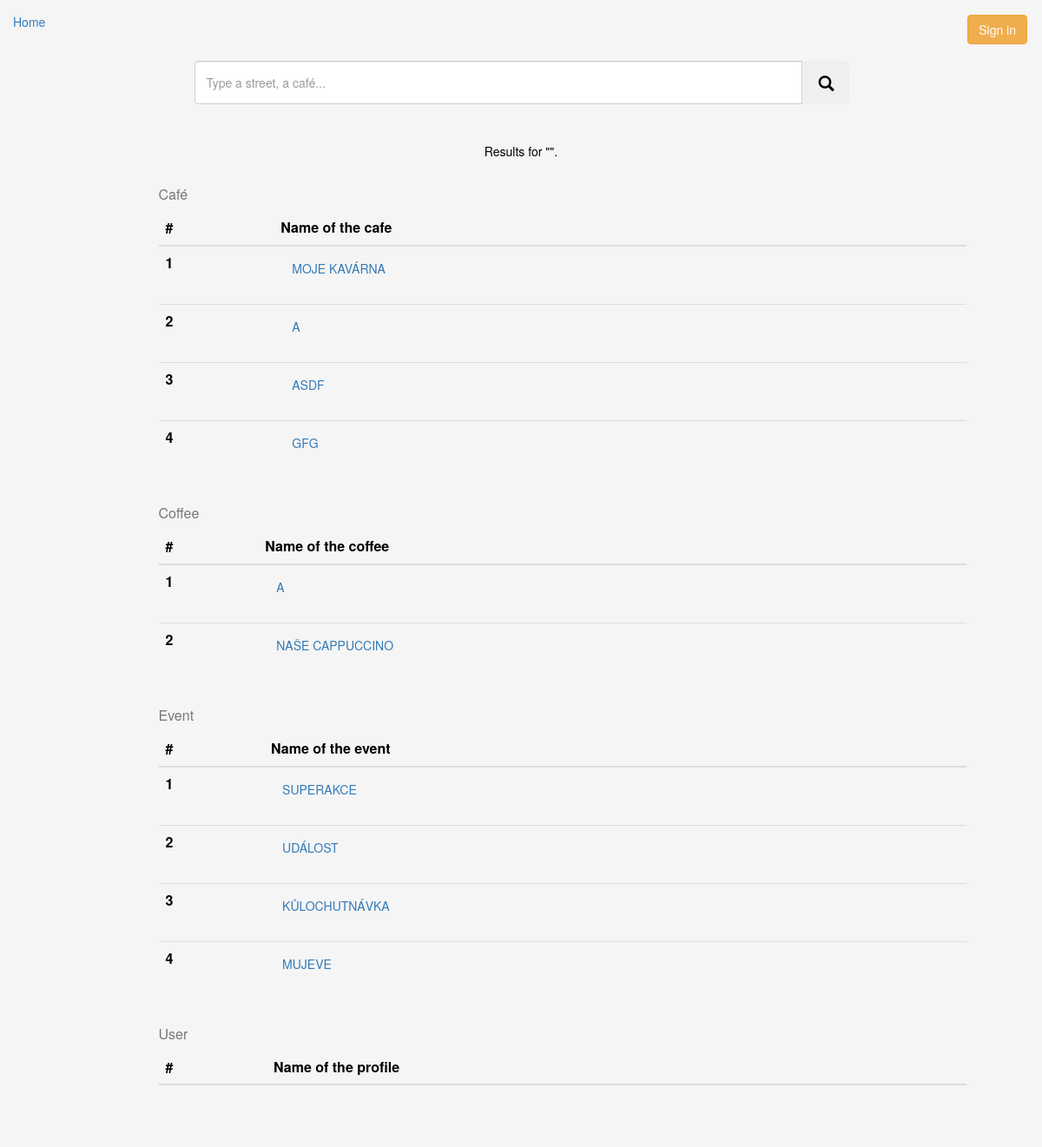
/search/, run on an earlier commit of the app's database.
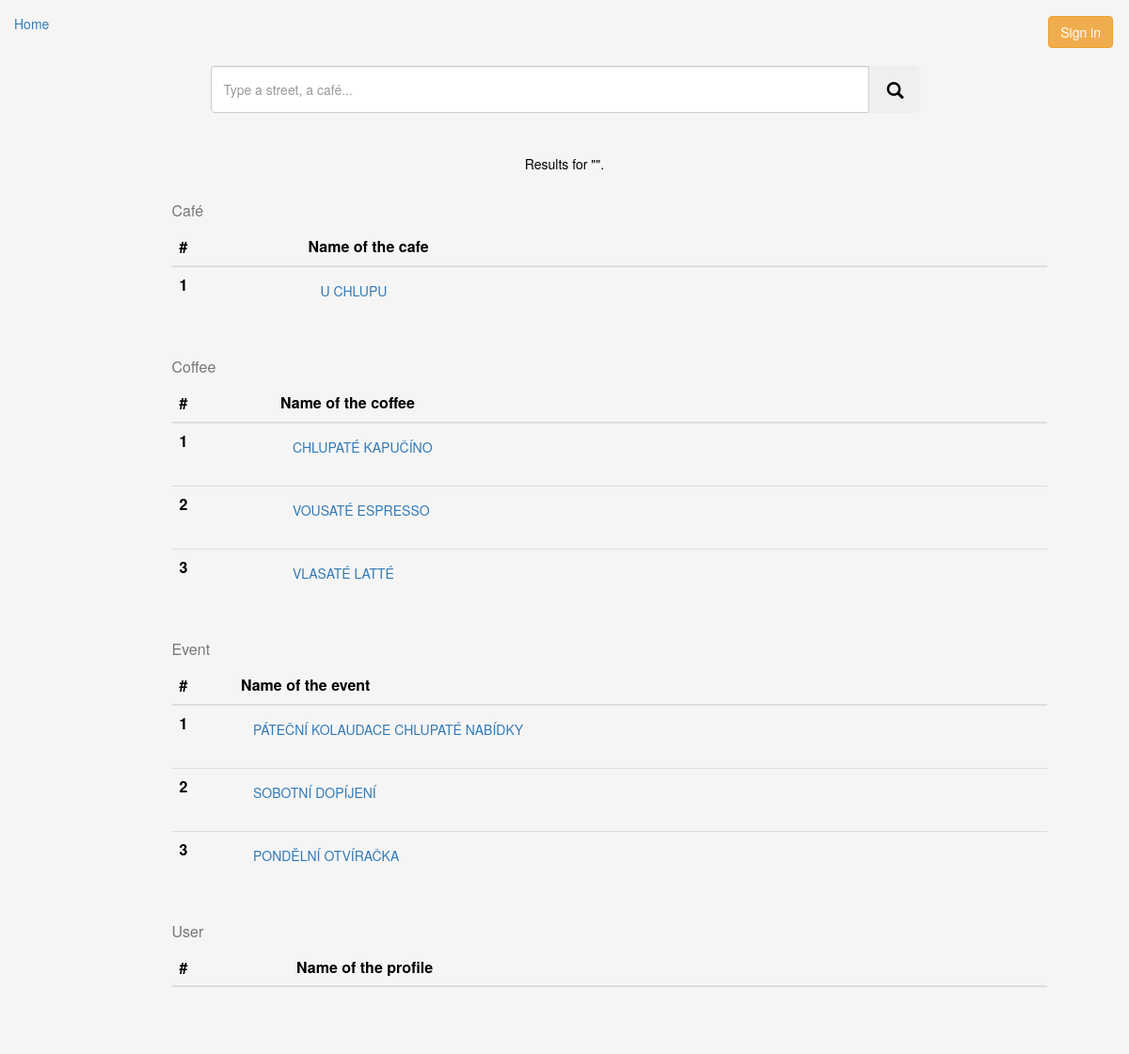
And on a later commit of the database.
### kavarna/models.py (models this page shows, shortened)
class Cafe(models.Model):
    name = models.CharField(max_length=64)
    street = models.CharField(max_length=64, blank=True, default='')
    housenumber = models.PositiveIntegerField(blank=True, default=0) # needs to be changed
    city = models.CharField(max_length=64, blank=True, default='')
    psc = models.CharField(max_length=64, blank=True, default='')
    opensAt = models.CharField(max_length=64, blank=True, default='')
    closesAt = models.CharField(max_length=64, blank=True, default='')
    capacity = models.PositiveSmallIntegerField(blank=True, default=0)
    description = models.TextField(blank=True, default='')
    owner = models.ForeignKey(User, on_delete=models.CASCADE)
    offers_coffee = models.ManyToManyField(Coffee)

class Coffee(models.Model):
    name = models.CharField(max_length=64)
    place_of_origin = models.CharField(max_length=64, blank=True)
    quality = models.CharField(max_length=64, blank=True)
    taste_description = models.TextField(blank=True)
    preparation = models.ForeignKey(CoffeePreparation, blank=True, null=True, on_delete=models.SET_NULL)
    beans = models.ManyToManyField(CoffeeBean, through="CoffeeContainsBeans")

class Event(models.Model):
    name = models.CharField(max_length=64)
    price = models.IntegerField()
    capacity = models.IntegerField()
    participants = models.ManyToManyField(User)
    coffee_list = models.ManyToManyField(Coffee)
    place = models.ForeignKey(Cafe, on_delete=models.CASCADE)

### kavarna/views.py (the view)
# urls.py: path('search/', views.search, name='search'),
def search(request):
    d = generateDict(request)
    if 'message' in d:
        return errLogout(request, d)
    if d['key'] == '':
        d['caferesults'] = models.Cafe.objects.all()
    else:
        d['caferesults'] = models.Cafe.objects.filter(name__iexact=d['key']).values()
    if d['key'] == '':
        d['coffeeresults'] = models.Coffee.objects.all()
    else:
        d['coffeeresults'] = models.Coffee.objects.filter(name__iexact=d['key']).values()
    if d['key'] == '':
        d['eventresults'] = models.Event.objects.all()
    else:
        d['eventresults'] = models.Event.objects.filter(name__iexact=d['key']).values()
    d['cafes'] = models.Cafe.objects.all()
    d['coffees'] = models.Coffee.objects.all()
    d['events'] = models.Event.objects.all()
    return render(request, "search.html", d)

### kavarna/core.py (called while the page is built)
def generateDict(request):
    try:
        email = request.COOKIES['user']
        if User.objects.get(email=email) != None:
            d = {'loggeduser'    : User.objects.get(email=email),
                 'loggeddrinker' : models.Drinker.getData(email) }
        else:
            d = {'message'   : 'Unknown user'}
    except:
        d = {}
    d['key'] = request.GET.get('key', '')
    return d

### kavarna/templates/search.html
{% extends "page.html" %}
{% block content %}
<div class="row text-center" style="padding-bottom: 20px">
    Results for "{{key}}".
</div>
<div class="row">
    <div class="col-lg-1 text-right">
    </div>
    <div class="col-lg-10 searchlist" style="margin-left: 40px" id="results">
        {% include 'snippets/searchresult.html' with list=caferesults resultgroupid="caferesults" blockheader="Café" targetaction="cafe" %}
        {% include 'snippets/searchresult.html' with list=coffeeresults resultgroupid="coffeeresults" blockheader="Coffee" targetaction="coffee" %}
        {% include 'snippets/searchresult.html' with list=eventresults resultgroupid="eventresults" blockheader="Event" targetaction="event" %}
        {% include 'snippets/searchresult.html' with list=userresults resultgroupid="userresults" blockheader="User"  targetaction="profile" %}
    </div>
    <div class="col-lg-1"></div>
</div>
{% endblock %}

### kavarna/templates/snippets/searchresult.html (shortened to what this page needs)
<table class="table table-sm">
    <caption>{{blockheader}}</caption>
    <thead class="thead-dark">
        <tr>
            <th scope="col">#</th>
            <th scope="col">Name of the {{targetaction}}</th>
        </tr>
    </thead>
    {% for item in list %}
    <tr>
        <th>{{forloop.counter}}</th>
        <td>
            <form action="/{{targetaction}}" method="get">
                <button class="btn btn-link" type="Submit">
                    {{item.name|upper}}
                </button>
            </form>
        </td>
    </tr>
    {% endfor %}
</table>

What changed in the data, as far as the page shows it:
removed Cafe: name "MOJE KAVÁRNA"
removed Cafe: name "A"
removed Cafe: name "ASDF"
removed Cafe: name "GFG"
removed Coffee: name "A"
removed Coffee: name "NAŠE CAPPUCCINO"
removed Event: name "SUPERAKCE"
removed Event: name "UDÁLOST"
removed Event: name "KŮLOCHUTNÁVKA"
removed Event: name "MUJEVE"
added Cafe: name "U CHLUPU"
added Coffee: name "CHLUPATÉ KAPUČÍNO"
added Coffee: name "VOUSATÉ ESPRESSO"
added Coffee: name "VLASATÉ LATTÉ"
added Event: name "PÁTEČNÍ KOLAUDACE CHLUPATÉ NABÍDKY"
added Event: name "SOBOTNÍ DOPÍJENÍ"
added Event: name "PONDĚLNÍ OTVÍRAČKA"
